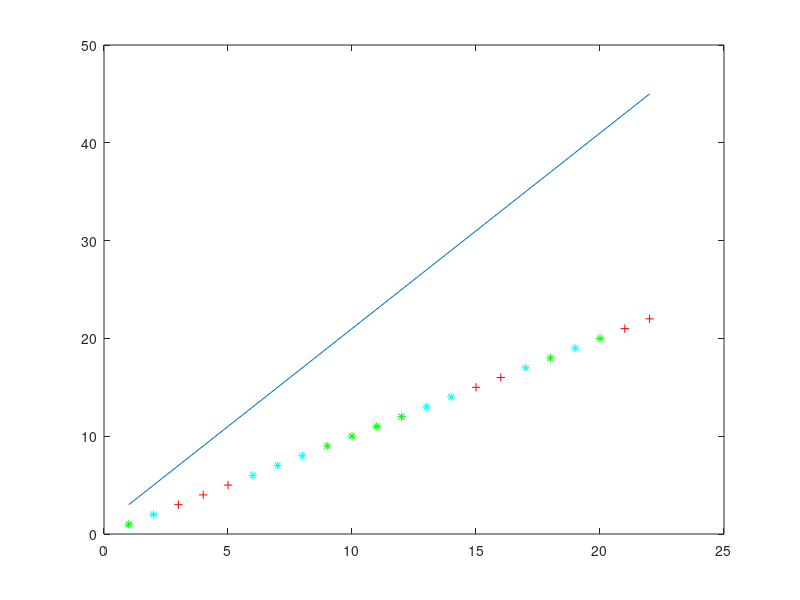

MATLAB code for this plot:
feature1=1:1:22;
feature2=1:1:22;
y=[1,2,3,3,3,2,2,2,1,1,1,1,2,2,3,3,2,1,2,1,3,3 ];

indiciesofyequalto1=find(y==1);
indiciesofyequalto2=find(y==2);
indiciesofyequalto3=find(y==3);
plot(feature1(indiciesofyequalto1),feature2(indiciesofyequalto1),  'g*')%  , 'LineWidth', 2   , 'MarkerSize'  , 7)
hold on
plot(feature1(indiciesofyequalto2),feature2(indiciesofyequalto2) , 'c*  ')%,'LineWidth', 2  ,   'MarkerSize'    ,  7)
hold on
plot(feature1(indiciesofyequalto3),feature2(indiciesofyequalto3) , 'r+') %, 'LineWidth',    2  ,    'MarkerSize'   ,   7)
x_point=[1 22]; %min point % max point
%hypothesis=theta0+x-point* theta1
theta1=2;
theta0=1;
plot(x_point  ,   theta1*[1 22]+theta0) % decision boundary